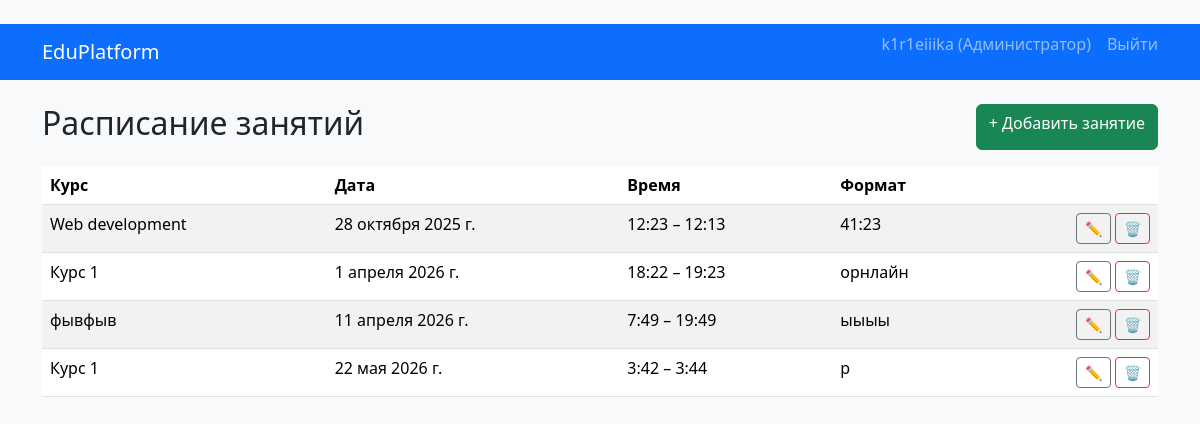
Before: /education/schedule/ (signed in) with the older database file.
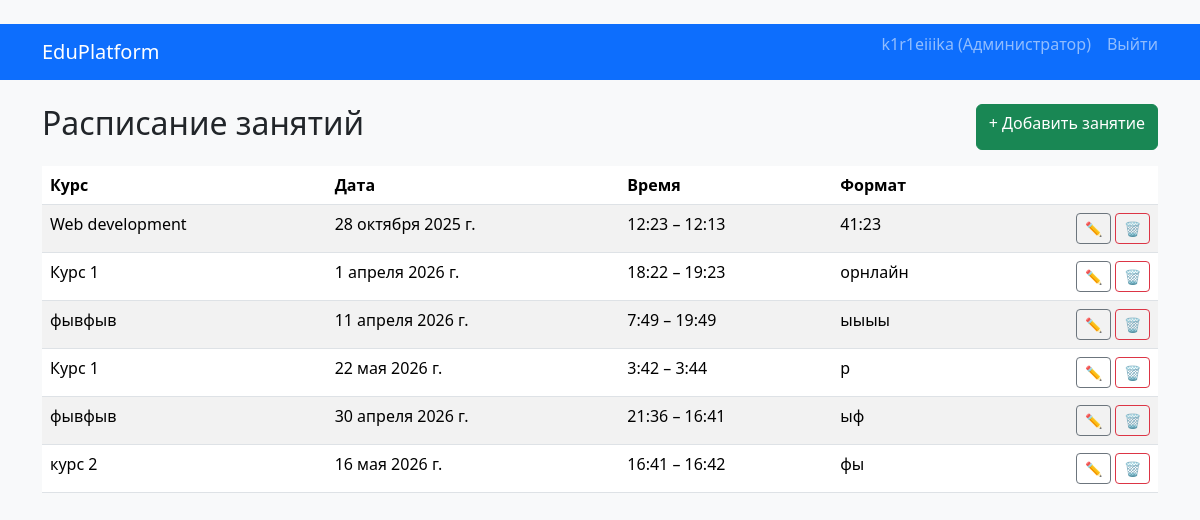
After: the same page with the newer database file.
### apps/users/models.py (models this page shows, shortened)
class User(AbstractBaseUser, PermissionsMixin):
    class Role(models.TextChoices):
        STUDENT = "student", "Обучающийся"
        PARENT = "parent", "Родитель"
        MENTOR = "mentor", "Наставник"
        ADMIN = "admin", "Администратор"
    username = models.CharField(
        max_length=50,
        unique=True,
        verbose_name="Никнейм"
    )
    email = models.EmailField(
        unique=True,
        verbose_name="Email"
    )
    first_name = models.CharField(max_length=100, verbose_name="Имя")
    last_name = models.CharField(max_length=100, verbose_name="Фамилия")
    role = models.CharField(
        max_length=20,
        choices=Role.choices,
        verbose_name="Роль",
        null=True,
        blank=True,
    )
    phone = models.CharField(
        max_length=20,
        blank=True,
        verbose_name="Телефон"
    )
    avatar = models.ImageField(
        upload_to="avatars/",
        blank=True,
        null=True,
        verbose_name="Аватар"
    )
    is_active = models.BooleanField(default=True, verbose_name="Активен")
    is_staff = models.BooleanField(default=False, verbose_name="Доступ в админку")
    date_joined = models.DateTimeField(
        default=timezone.now,
        verbose_name="Дата регистрации"
    )
    USERNAME_FIELD = "username"
    REQUIRED_FIELDS = ["email", "first_name", "last_name"]
    objects = UserManager()
    class Meta:
        verbose_name = "Пользователь"
        verbose_name_plural = "Пользователи"

### apps/education/models.py (models this page shows, shortened)
class Schedule(models.Model):
    course = models.ForeignKey(
        Course, on_delete=models.CASCADE,
        verbose_name="Курс"
    )
    mentor = models.ForeignKey(
        "mentors.Mentor", on_delete=models.SET_NULL,
        null=True, blank=True, related_name="schedules",
        verbose_name="Наставник"
    )
    date = models.DateField(verbose_name="Дата")
    start_time = models.TimeField(verbose_name="Время начала")
    end_time = models.TimeField(verbose_name="Время окончания")
    lesson_format = models.CharField(max_length=50, verbose_name="Формат занятия")
    location = models.CharField(max_length=255, verbose_name="Место / ссылка")
    description = models.TextField(blank=True, verbose_name="Описание")
    students = models.ManyToManyField(
        Student, blank=True, related_name="schedules",
        verbose_name="Ученики"
    )
    class Meta:
        verbose_name = "Расписание"
        verbose_name_plural = "Расписание"

class Course(models.Model):
    track = models.ForeignKey(
        Track, on_delete=models.CASCADE, related_name="courses",
        verbose_name="Трек"
    )
    name = models.CharField(max_length=200, verbose_name="Название")
    description = models.TextField(verbose_name="Описание")
    category = models.ForeignKey(
        "CourseCategory", on_delete=models.SET_NULL, null=True, blank=True,
        verbose_name="Категория"
    )
    image = models.ImageField(
        upload_to="courses/images/",
        null=True,
        blank=True,
        verbose_name="Изображение курса",
        help_text="Изображение, отображаемое на главной странице."
    )
    mentors = models.ManyToManyField(
        "mentors.Mentor", blank=True, related_name="courses",
        verbose_name="Наставники"
    )
    format = models.CharField(max_length=50, verbose_name="Формат")
    duration_hours = models.PositiveIntegerField(verbose_name="Кол-во уроков")
    class Meta:
        verbose_name = "Курс"
        verbose_name_plural = "Курсы"

### apps/education/views.py (the view)
# urls.py: path("schedule/", ScheduleListView.as_view(), name="schedule_list"),
class ScheduleListView(RoleRequiredMixin, ListView):
    model = Schedule
    template_name = "education/schedule_list.html"
    context_object_name = "items"
    allowed_roles = (User.Role.ADMIN, User.Role.MENTOR)

### apps/common/mixins.py (called while the page is built)
    def dispatch(self, request, *args, **kwargs):
        if not self.allowed_roles:
            return super().dispatch(request, *args, **kwargs)
        if not hasattr(request.user, "role"):
            return redirect("login")
        if request.user.role not in self.allowed_roles:
            return redirect("login")
        return super().dispatch(request, *args, **kwargs)

### templates/education/schedule_list.html (shortened to what this page needs)
﻿{% extends "base.html" %}
{% block content %}
<div class="d-flex justify-content-between mb-3">
  <h2>Расписание занятий</h2>
  <a href="{% url 'schedule_create' %}" class="btn btn-success">
    + Добавить занятие
  </a>
</div>
<table class="table table-striped table-hover">
  <thead>
    <tr>
      <th>Курс</th>
      <th>Дата</th>
      <th>Время</th>
      <th>Формат</th>
      <th></th>
    </tr>
  </thead>
  <tbody>
    {% for s in items %}
      <tr>
        <td>{{ s.course.name }}</td>
        <td>{{ s.date }}</td>
        <td>{{ s.start_time }} – {{ s.end_time }}</td>
        <td>{{ s.lesson_format }}</td>
        <td class="text-end">
          <a href="{% url 'schedule_edit' s.id %}" class="btn btn-sm btn-outline-secondary">✏️</a>
          <a href="{% url 'schedule_delete' s.id %}" class="btn btn-sm btn-outline-danger">🗑</a>
        </td>
      </tr>
    {% endfor %}
  </tbody>
</table>
{% endblock %}

### templates/base.html (shortened to what this page needs)
<!DOCTYPE html>
<html lang="ru">
<head>
  <link
      href="https://cdn.jsdelivr.net/npm/bootstrap@5.3.3/dist/css/bootstrap.min.css"
      rel="stylesheet"
  >
</head>
<body class="bg-light">
<nav class="navbar navbar-expand-lg navbar-dark bg-primary">
  <div class="container">
    <a class="navbar-brand" href="/">EduPlatform</a>
    <ul class="navbar-nav ms-auto">
      {% if user.is_authenticated %}
        <li class="nav-item">
      <span class="navbar-text me-3">
        {{ user.username }} ({{ user.get_role_display }})
      </span>
        </li>
        <li class="nav-item">
          <form method="post" action="{% url 'logout' %}">
            <button type="submit" class="nav-link btn btn-link p-0">Выйти</button>
          </form>
        </li>
      {% else %}
        <li class="nav-item">
          <a class="nav-link" href="{% url 'login' %}">Войти</a>
        </li>
      {% endif %}
    </ul>
  </div>
</nav>
<div class="container my-4">
  {% block content %}{% endblock %}
</div>
</body>
</html>

Changed rows visible on the page:
added Schedule: course.name "фывфыв", date "30 апреля 2026 г.", start_time "21:36", end_time "16:41", lesson_format "ыф"
added Schedule: course.name "курс 2", date "16 мая 2026 г.", start_time "16:41", end_time "16:42", lesson_format "фы"
